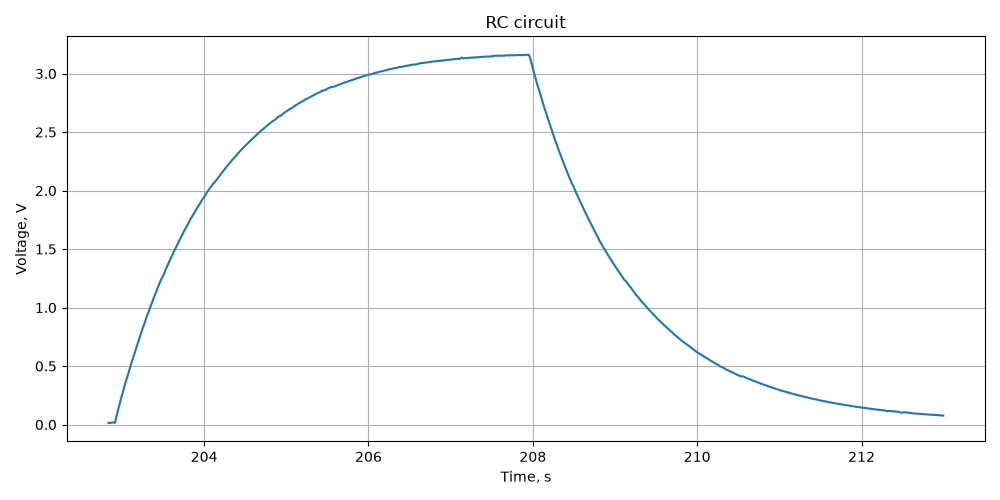

Write Python code to recreate this figure.
# Опыт с RC-цепью, задание п3.1.5.
#
# rc.py --r <кОм> --c <мкФ>: ведёт опыт по 5tau на заряд и разряд,
# команды charge_on и charge_off отправляет сам, сохраняет rc.csv,
# график rc.png и итог rc.log с номиналами и найденной tau.
#
# rc.py --r <кОм> --c <мкФ> --plot rc.csv: пересчитывает итог и график
# по готовой записи, плата не нужна.

import argparse
import time

import serial
from serial.tools import list_ports

import matplotlib

matplotlib.use("Agg")
import matplotlib.pyplot as plt

VENDOR_ID = 0x2E8A
PRODUCT_ID = 0x000A

CSV_HEADER = "time_s,voltage_v,temp_c"


def find_board():
    for port in list_ports.comports():
        if port.vid == VENDOR_ID and port.pid == PRODUCT_ID:
            return port
    return None


def parse_tm(line):
    # tm: <мкс> <В> <°C>
    parts = line.split()
    if len(parts) == 4 and parts[0] == "tm:":
        try:
            return int(parts[1]), float(parts[2]), float(parts[3])
        except ValueError:
            return None
    return None


def collect(port, seconds):
    rows = []
    deadline = time.monotonic() + seconds
    received = ""
    while time.monotonic() < deadline:
        received += port.read(2048).decode("ascii", "replace")
        while "\n" in received:
            line, received = received.split("\n", 1)
            sample = parse_tm(line.strip())
            if sample is not None:
                rows.append(sample)
    return rows


def write_csv(name, rows):
    with open(name, "w", encoding="utf-8") as csv:
        csv.write(CSV_HEADER + "\n")
        for us, voltage, temp in rows:
            csv.write("%.6f,%.3f,%.1f\n" % (us / 1000000.0, voltage, temp))


def read_csv(name):
    rows = []
    with open(name, encoding="utf-8") as csv:
        csv.readline()
        for line in csv:
            parts = line.strip().split(",")
            if len(parts) == 3:
                rows.append((float(parts[0]), float(parts[1]), float(parts[2])))
    return rows


# tau по уровням вершины: заряд — от 2 % до 63,2 %, разряд — от 98 % до 36,8 %.
def find_tau(rows):
    times = [row[0] for row in rows]
    volts = [row[1] for row in rows]

    top = max(volts)
    peak = volts.index(top)

    charge_start = None
    charge_end = None
    for i in range(0, peak + 1):
        if charge_start is None and volts[i] >= 0.02 * top:
            charge_start = i
        if charge_start is not None and volts[i] >= 0.632 * top:
            charge_end = i
            break

    discharge_start = None
    discharge_end = None
    for i in range(peak, len(volts)):
        if discharge_start is None and volts[i] <= 0.98 * top:
            discharge_start = i
        if discharge_start is not None and volts[i] <= 0.368 * top:
            discharge_end = i
            break

    tau_charge = None if charge_end is None else times[charge_end] - times[charge_start]
    tau_discharge = None if discharge_end is None else times[discharge_end] - times[discharge_start]
    return tau_charge, tau_discharge


def write_log(name, r_kohm, c_uf, tau_charge, tau_discharge):
    with open(name, "w", encoding="utf-8") as log:
        log.write("R_kohm = %s\n" % r_kohm)
        log.write("C_uf = %s\n" % c_uf)
        log.write("tau_charge_s = %.3f\n" % tau_charge)
        log.write("tau_discharge_s = %.3f\n" % tau_discharge)


def plot(name, rows):
    times = [row[0] for row in rows]
    voltages = [row[1] for row in rows]

    figure, axis = plt.subplots(figsize=(10, 5))
    axis.plot(times, voltages, color="tab:blue")
    axis.set_ylabel("Voltage, V")
    axis.set_xlabel("Time, s")
    axis.set_title("RC circuit")
    axis.grid(True)

    figure.tight_layout()
    figure.savefig(name)
    plt.close(figure)


def run_board(r_kohm, c_uf):
    tau = r_kohm * c_uf / 1000.0

    # Не меньше 20 отсчётов на tau и не быстрее периода телеметрии 10 мс.
    period_ms = max(10, int(tau * 1000.0 / 100.0))
    phase_s = 5.0 * tau

    board = find_board()
    if board is None:
        print("Плата не найдена. Проверьте кабель и запишите на плату прошивку проекта.")
        return None

    rows = []
    with serial.Serial(board.device, timeout=0.05) as port:
        time.sleep(0.2)
        port.reset_input_buffer()
        try:
            port.write(("tm_start %d\r" % period_ms).encode("ascii"))
            time.sleep(0.1)
            port.write(b"charge_on\r")
            charge_rows = collect(port, phase_s)
            port.write(b"charge_off\r")
            discharge_rows = collect(port, phase_s)
            rows = charge_rows + discharge_rows
        finally:
            port.write(b"tm_stop\r")
            time.sleep(0.2)
            port.reset_input_buffer()

    write_csv("rc.csv", rows)
    return read_csv("rc.csv")


def main():
    parser = argparse.ArgumentParser(description="Опыт с RC-цепью")
    parser.add_argument("--r", type=float, required=True, help="номинал резистора, кОм")
    parser.add_argument("--c", type=float, required=True, help="номинал конденсатора, мкФ")
    parser.add_argument("--plot", metavar="CSV", help="пересчитать итог по готовой записи, без платы")
    args = parser.parse_args()

    if args.plot is not None:
        rows = read_csv(args.plot)
    else:
        rows = run_board(args.r, args.c)

    if not rows:
        return

    tau_charge, tau_discharge = find_tau(rows)
    if tau_charge is None or tau_discharge is None:
        print("Кривая не прошла уровни 63%% и 37%%: проверьте цепь и номиналы.")
        return

    write_log("rc.log", args.r, args.c, tau_charge, tau_discharge)
    plot("rc.png", rows)

    print("Записей: %d" % len(rows))
    print("R·C = %.3f с, tau заряда %.3f с, tau разряда %.3f с" %
          (args.r * args.c / 1000.0, tau_charge, tau_discharge))
    print("Сохранены rc.csv, rc.png, rc.log")


if __name__ == "__main__":
    main()
